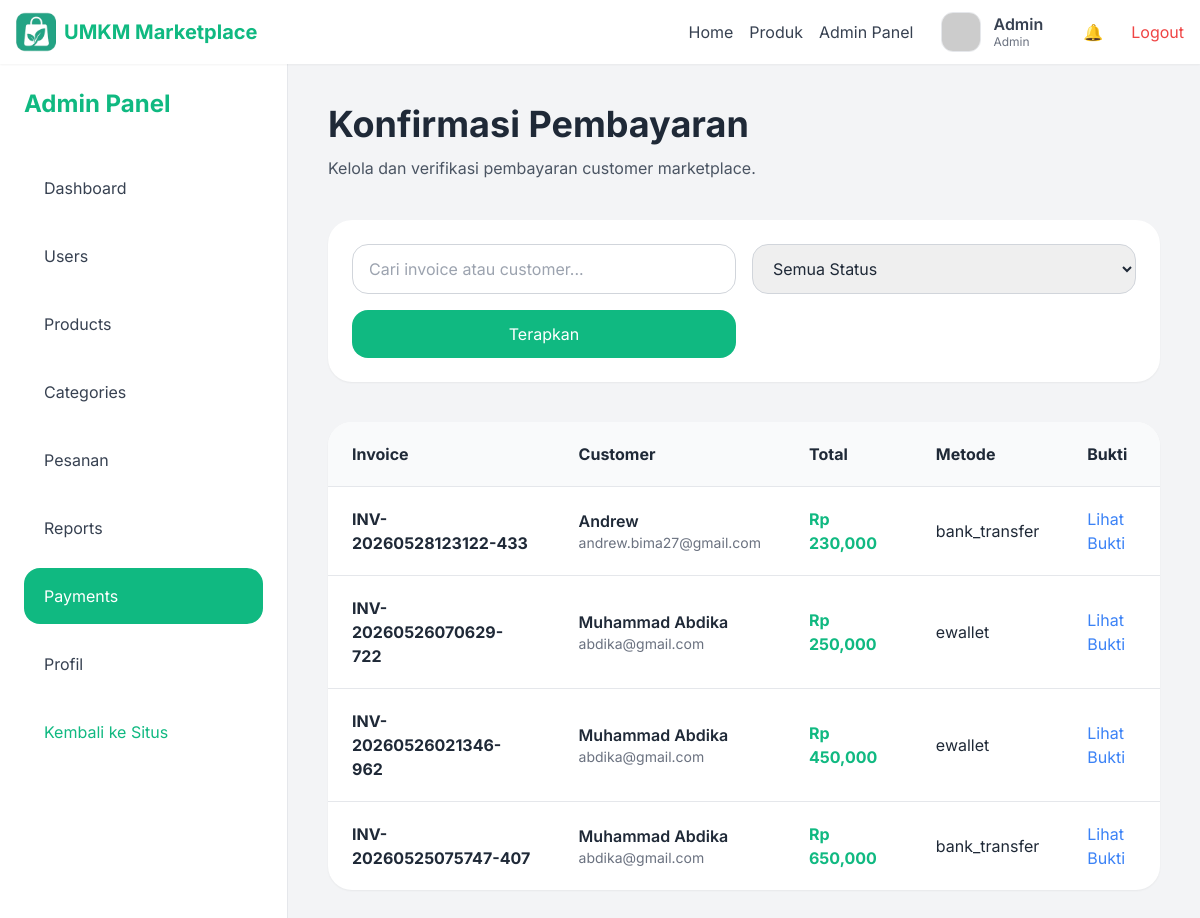
Screenshot of /src/views/admin/payments.php (signed in) with the database file from the repository.
### tables this page shows
CREATE TABLE `payments` (
  `id` int NOT NULL,
  `order_id` int NOT NULL,
  `payment_method` varchar(100) DEFAULT NULL,
  `proof` varchar(255) DEFAULT NULL,
  `status` enum('pending','confirmed','rejected') DEFAULT 'pending',
  `created_at` timestamp NULL DEFAULT CURRENT_TIMESTAMP
);

CREATE TABLE `orders` (
  `id` int NOT NULL,
  `user_id` int NOT NULL,
  `invoice_number` varchar(100) NOT NULL,
  `shipping_address` text,
  `shipping_method` varchar(50) DEFAULT 'reguler',
  `shipping_fee` decimal(12,2) DEFAULT '20000.00',
  `tracking_number` varchar(100) DEFAULT NULL,
  `total_amount` decimal(12,2) NOT NULL,
  `status` enum('pending','paid','processed','shipped','completed') DEFAULT 'pending',
  `payment_proof` varchar(255) DEFAULT NULL,
  `created_at` timestamp NULL DEFAULT CURRENT_TIMESTAMP
);

CREATE TABLE `users` (
  `id` int NOT NULL,
  `name` varchar(100) NOT NULL,
  `email` varchar(100) NOT NULL,
  `password` varchar(255) NOT NULL,
  `role` enum('buyer','seller','admin') DEFAULT 'buyer',
  `status` enum('active','suspended') DEFAULT 'active',
  `created_at` timestamp NULL DEFAULT CURRENT_TIMESTAMP,
  `profile_image` varchar(255) DEFAULT NULL
);

### src/views/admin/payments.php (the view, shortened to what this page needs)
<?php require_once '../../config/database.php'; ?>
<?php include '../layouts/header.php'; ?>
<?php
$q = trim($_GET['q'] ?? '');
$where = "WHERE 1=1";
$query = "
SELECT
    payments.*,
    orders.invoice_number,
    orders.total_amount,
    users.name AS buyer_name,
    users.email AS buyer_email
FROM payments
JOIN orders
ON payments.order_id = orders.id
JOIN users
ON orders.user_id = users.id
$where
ORDER BY payments.created_at DESC
";
$res = mysqli_query($conn, $query);
?>
<div class="flex bg-gray-100 min-h-screen overflow-hidden">
  <?php include 'sidebar.php'; ?>
  <main class="flex-1 min-w-0 p-4 lg:p-10 overflow-x-hidden">
    <div class="mb-10">
      <h1 class="text-3xl lg:text-4xl font-bold mb-3">
        Konfirmasi Pembayaran
      </h1>
      <p class="text-gray-600">
        Kelola dan verifikasi pembayaran customer marketplace.
      </p>
    </div>
    <div class="bg-white rounded-3xl shadow-sm p-6 mb-10">
      <form method="GET" action="payments.php">
        <div class="grid grid-cols-1 md:grid-cols-2 xl:grid-cols-4 gap-4">
          <input
            type="text"
            name="q"
            value="<?= htmlspecialchars($q); ?>"
            placeholder="Cari invoice atau customer..."
            class="border border-gray-300 rounded-2xl px-4 py-3"
          >
          <select
            name="status"
            class="border border-gray-300 rounded-2xl px-4 py-3"
          >
            <option value="">Semua Status</option>
          </select>
          <button
            type="submit"
            class="bg-emerald-500 hover:bg-emerald-600 text-white rounded-2xl px-4 py-3 transition"
          >
            Terapkan
          </button>
        </div>
      </form>
    </div>
    <div class="bg-white rounded-3xl shadow-sm overflow-hidden">
      <div class="overflow-x-auto">
        <table class="w-full min-w-[1100px]">
          <thead class="bg-gray-50">
            <tr>
              <th class="text-left px-6 py-5">
                Invoice
              </th>
              <th class="text-left px-6 py-5">
                Customer
              </th>
              <th class="text-left px-6 py-5">
                Total
              </th>
              <th class="text-left px-6 py-5">
                Metode
              </th>
              <th class="text-left px-6 py-5">
                Bukti
              </th>
            </tr>
          </thead>
          <tbody>
            <?php while($payment = mysqli_fetch_assoc($res)): ?>
              <tr class="border-t hover:bg-gray-50 transition">
                <td class="px-6 py-5 font-bold">
                  <?= htmlspecialchars($payment['invoice_number']); ?>
                </td>
                <td class="px-6 py-5">
                  <div>
                    <h3 class="font-semibold">
                      <?= htmlspecialchars($payment['buyer_name']); ?>
                    </h3>
                    <p class="text-sm text-gray-500">
                      <?= htmlspecialchars($payment['buyer_email']); ?>
                    </p>
                  </div>
                </td>
                <td class="px-6 py-5 font-bold text-emerald-500">
                  Rp <?= number_format($payment['total_amount']); ?>
                </td>
                <td class="px-6 py-5">
                  <?= htmlspecialchars($payment['payment_method']); ?>
                </td>
                <td class="px-6 py-5">
                  <?php if (!empty($payment['proof'])): ?>
                    <a
                      href="<?= BASE_URL . '/src/' . $payment['proof']; ?>"
                      target="_blank"
                      class="text-blue-500 hover:underline"
                    >
                      Lihat Bukti
                    </a>
                  <?php else: ?>
                    <span class="text-gray-400">
                      Belum Upload
                    </span>
                  <?php endif; ?>
                </td>
              </tr>
            <?php endwhile; ?>
          </tbody>
        </table>
      </div>
    </div>
  </main>
</div>
</body>
</html>

### src/views/layouts/header.php (style rules this page uses)
body { font-family: 'Inter', sans-serif; }

### rows the page displays
payments: order.invoice_number "INV-20260528123122-433", users.name "Andrew", users.email "andrew.bima27@gmail.com", order.total_amount "230,000", payment_method "bank_transfer"
payments: order.invoice_number "INV-20260526070629-722", users.name "Muhammad Abdika", users.email "abdika@gmail.com", order.total_amount "250,000", payment_method "ewallet"
payments: order.invoice_number "INV-20260526021346-962", users.name "Muhammad Abdika", users.email "abdika@gmail.com", order.total_amount "450,000", payment_method "ewallet"
payments: order.invoice_number "INV-20260525075747-407", users.name "Muhammad Abdika", users.email "abdika@gmail.com", order.total_amount "650,000", payment_method "bank_transfer"

### other values shown
$_SESSION['user']['name'] "Admin"
$_SESSION['user']['role'] "Admin"
